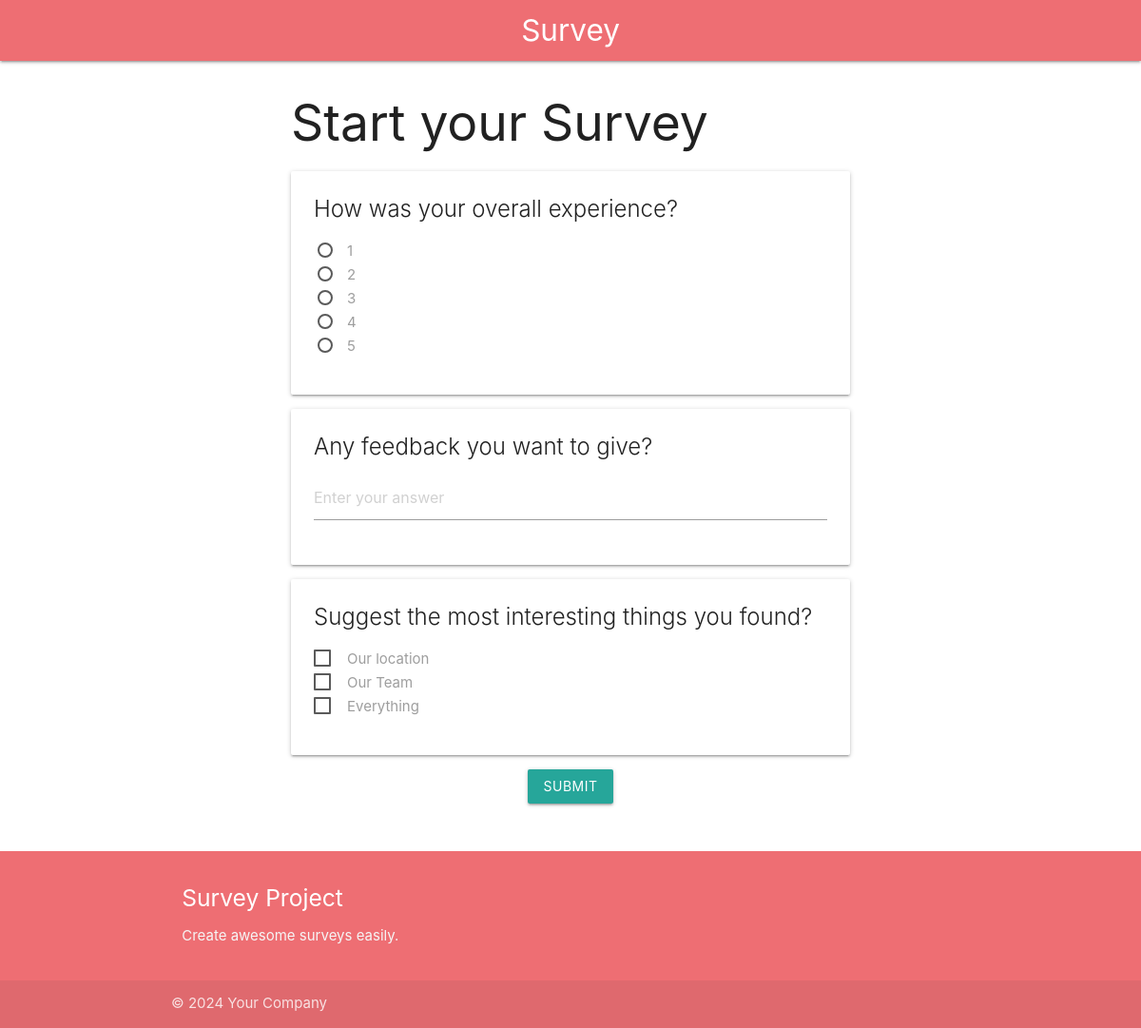
Page /feedback/2/ on the committed database.
### home/models.py (models this page shows, shortened)
class Questions(models.Model):
    QUESTION_CHOICES = (
        ("Text","Text"),("BigText","BigText"),("Radio","Radio"),
        ("Checkbox","Checkbox"))
    question = models.CharField(max_length=100)
    question_type = models.CharField(choices = QUESTION_CHOICES,max_length=50,default="Text")

class Options(models.Model):
    question = models.ForeignKey(Questions,related_name="options",on_delete=models.CASCADE)
    option_name = models.CharField(max_length=100)

### home/views.py (the view, shortened to what this page needs)
# urls.py: path('feedback/<id>/',customer_feedback, name="customer_feedback"),
def customer_feedback(request,id):
    feedback = CustomerFeedback.objects.get(id=id)
    return render(request,'survey.html',{"questions":feedback.question.all()})

### home/templates/survey.html (shortened to what this page needs)
{% extends "base.html" %}
{% block start %}
<div class = "container">
    <h2>Start your Survey</h2>
    <form method="post">
        {% for question in questions %}
        <div class="card">
            <div class="card-content">
                <span class="card-title">{{question.question}}</span>
                <div class = "input-field">
                    {%if question.question_type == "Text" %}
                    <input type = "text" required name="response_{{question.id}}" class="validate" placeholder="Enter your answer">
                    {% elif question.question_type == "BigText" %}
                    <textarea required name="response_{{qustion.id}}" placeholder="Your detailed answer"
                    class="materialize-textarea"></textarea>
                    {% elif question.question_type == "Radio" %}
                        {% for option in question.options.all %}
                        <p>
                            <label>
                                <span>{{option.option_name}}</span>
                            </label>
                        </p>
                        {% endfor %}
                        {% elif question.question_type == "Checkbox" %}
                        {% for option in question.options.all %}
                        <p>
                            <label>
                                <span>{{option.option_name}}</span>
                            </label>
                        </p>
                        {% endfor %}
                    {% endif %}
                </div>
            </div>
        </div>
    {% endfor %}
    <div class="center-align">
        <button type="submit" class="btn waves-effect waves-effect waves-light">Submit</button>
    </div>
    </form>
</div>
{% endblock %}

### rows in the picture
Questions: question "How was your overall experience?"
Options: option_name "1"
Options: option_name "2"
Options: option_name "3"
Options: option_name "4"
Options: option_name "5"
Questions: question "Any feedback you want to give?"
Questions: question "Suggest the most interesting things you found?"
Options: option_name "Our location"
Options: option_name "Our Team"
Options: option_name "Everything"
